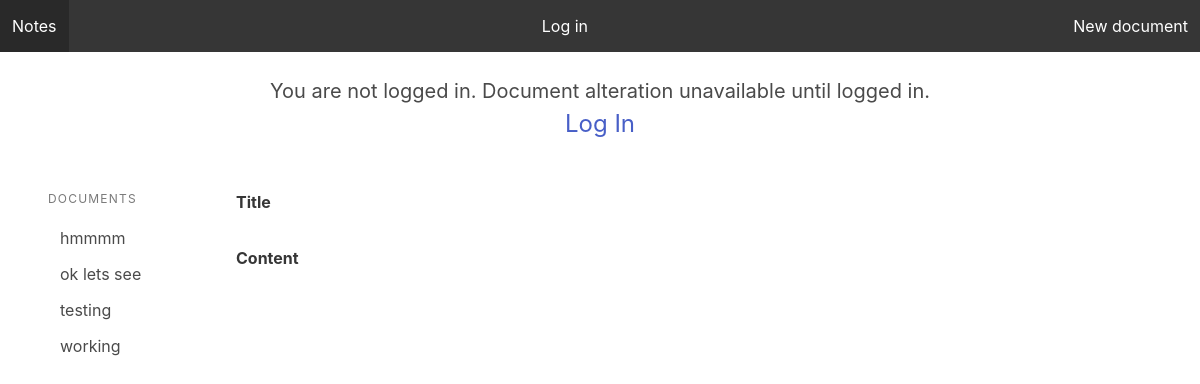
The page / on the database its author committed.
### document/models.py (models this page shows)
class Document(models.Model):
    title = models.CharField(max_length=225)
    content  = models.TextField(blank=True, null=True)
    class Meta:
        ordering = ('title',)

### document/views.py (the view, shortened to what this page needs)
# urls.py: path('', editor, name='editor'),
def editor(request):
    docid = int(request.GET.get('docid',0))
    documents = Document.objects.all()
    if docid > 0:
        document = Document.objects.get(pk = docid)
    else:
        document = ''
    context = {
        'docid': docid,
        'documents': documents,
        'document':document
    }
    return render(request, 'editor.html', context)

### document/templates/editor.html (shortened to what this page needs)
<!DOCTYPE HTML>
<html lang="en-us">
    <head>
        <link rel="stylesheet" href="https://cdn.jsdelivr.net/npm/bulma@0.9.0/css/bulma.min.css">
    </head>
    <body>
        <nav class="navbar is-dark">
            <div class="navbar-brand">
                <a href="{% url 'editor' %}" class="navbar-item">Notes</a>
            </div>
            <div class="navbar-menu">
                {% if not user.is_authenticated %}
                <div class="navbar-end">
                    <a href="{% url 'login' %}" class="navbar-item">Log in</a>
                </div>
                {% endif %}
                <div class="navbar-end">
                    <a href="{% url 'editor' %}?docid=0" class="navbar-item">New document</a>
                </div>
            </div>
        </nav>
        {% if not user.is_authenticated %}
        <div class="columns is-centered">
            <section>
                <br>
            <p class="column is-size-5">You are not logged in. Document alteration unavailable until logged in.</p>
            <div class="columns is-centered">
                <a href="{% url 'login' %}" class="is-size-4">Log In</a>
            </div>
            </section>
        </div>
        {% endif %}
        <section class="section">
            <div class="columns">
                <div class="column is-2">
                    <aside class="menu">
                        <p class="menu-label">Documents</p>
                        <ul class="menu-list">
                            {% for doc in documents %}
                            <li>
                                <a href="{% url 'editor' %}?docid={{doc.id}}">{{ doc.title }}</a>
                            </li>
                            {% endfor %}
                        </ul>
                    </aside>
                </div>
                <div class="column is-10">
                    {% if user.is_authenticated %}
                    <form method="post" action="{% url 'editor' %}">
                        {% csrf_token %}
                        <input type="hidden" name="docid" value="{{docid}}">
                        <div class="=field">
                            <label class="label">Title</label>
                            <div class="control">
                                <input type="text" class="input" name="title" placeholder="Title"{% if document %} value="{{ document.title }}"{% endif %}>
                            </div>
                        </div>
                        <div class="=field">
                            <label class="label">Content</label>
                            <div class="control">
                                <textarea type="text" class="textarea" name="content" placeholder="Content">{% if document %} {{ document.content }}{% endif %}</textarea>
                            </div>
                        </div>
                        <div class="=field is-grouped">
                            <div class="control">
                                <button class="button is-primary">Save</button>
                            </div>
                            {% if document %}
                                <div class="control">
                                    <a href="{% url 'delete_doc' document.id %}" class='button is-danger'>Delete</a>
                                </div>
                            {% endif %}
                        </div>
                    </form>
                    {% else %}
                    <div class="=field">
                        <label class="label">Title</label>
                        <div class="control">
                            <br>
                        </div>
                    </div>
                    <div class="=field">
                        <label class="label">Content</label>
                    </div>
                </div>
            </div>
        </section>
        {% endif %}
    </body>
</html>

### rows shown on the page
Document: title "hmmmm"
Document: title "ok lets see"
Document: title "testing"
Document: title "working"
